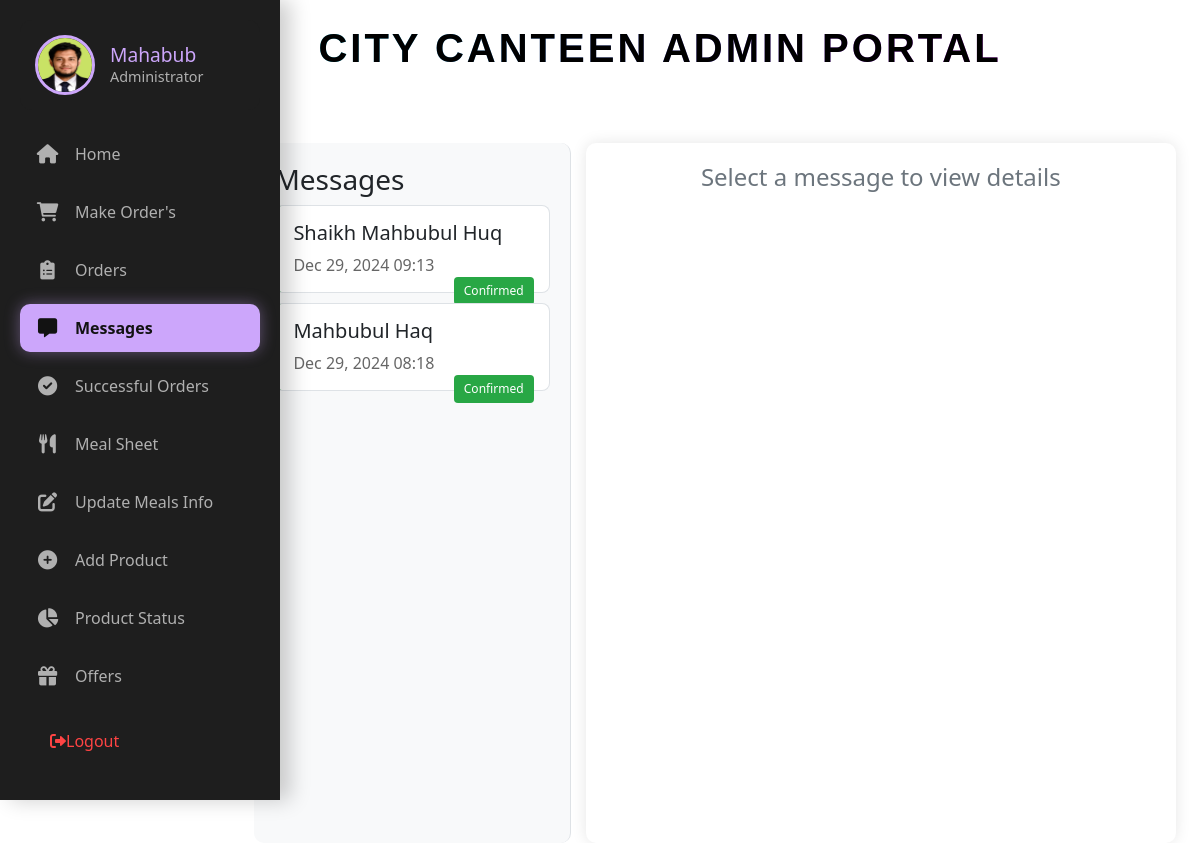
/model/message_management.php (signed in), run on the app's committed database.
### tables this page shows
CREATE TABLE `contact_queries` (
  `id` int(11) NOT NULL,
  `name` varchar(255) NOT NULL,
  `email` varchar(255) NOT NULL,
  `problem` enum('Deposit Problem','Food Problem','Delivery Problem','Packing Problem','Other') NOT NULL,
  `details` text DEFAULT NULL,
  `query` text DEFAULT NULL,
  `created_at` timestamp NOT NULL DEFAULT current_timestamp(),
  `status` varchar(255) NOT NULL DEFAULT 'Pending',
  `reply_message` text DEFAULT NULL
);

### model/message_management.php (the view, shortened to what this page needs)
<?php
include '../menu/adminmenu.php';
include '../db/db.php';
$query = "SELECT * FROM contact_queries ORDER BY created_at DESC";
$result = mysqli_query($conn, $query);
?>
<!DOCTYPE html>
<html lang="en">
<head>
    <link href="https://cdn.jsdelivr.net/npm/bootstrap@5.1.3/dist/css/bootstrap.min.css" rel="stylesheet">
</head>
<body>
    <div class="container-fluid">
        <div class="message-container">
            <div class="message-list">
                <h3>Messages</h3>
                <?php while ($row = mysqli_fetch_assoc($result)): ?>
                    <div class="message-item <?php echo $row['status']; ?>"
                         onclick="showMessage(<?php echo $row['id']; ?>)"
                         data-id="<?php echo $row['id']; ?>">
                        <h5><?php echo htmlspecialchars($row['name']); ?></h5>
                        <span class="date-text">
                            <?php echo date('M d, Y H:i', strtotime($row['created_at'])); ?>
                        </span>
                        <span class="custom-badge <?php echo $row['status']; ?>">
                            <?php echo ucfirst($row['status']); ?>
                        </span>
                    </div>
                <?php endwhile; ?>
            </div>
            <div class="message-detail" id="messageDetail">
                <div class="text-center text-muted">
                    <h4>Select a message to view details</h4>
                </div>
            </div>
        </div>
    </div>
</body>
</html>

### menu/adminmenu.php (shortened to what this page needs)
<?php
$admin_id = $_SESSION["user_id"] ?? null;
require_once '../db/db.php';
$admin_query = "SELECT name, profile_picture FROM admins WHERE id = ?";
$stmt = mysqli_prepare($conn, $admin_query);
mysqli_stmt_bind_param($stmt, "i", $admin_id);
mysqli_stmt_execute($stmt);
$admin_result = mysqli_stmt_get_result($stmt);
$admin = mysqli_fetch_assoc($admin_result);
?>
<!DOCTYPE html>
<html lang="en">
<head>
    <link href="https://cdn.jsdelivr.net/npm/bootstrap@5.3.0/dist/css/bootstrap.min.css" rel="stylesheet">
    <link href="https://cdnjs.cloudflare.com/ajax/libs/font-awesome/6.0.0-beta3/css/all.min.css" rel="stylesheet">
</head>
<body>
    <h1>City Canteen Admin Portal</h1>
    <aside class="sidebar">
        <div class="admin-profile">
            <?php if(!empty($admin['profile_picture'])): ?>
                <img src="<?php echo htmlspecialchars($admin['profile_picture']); ?>" alt="Admin Profile">
            <?php else: ?>
                <img src="default-avatar.png" alt="Default Profile">
            <?php endif; ?>
            <div class="admin-profile-info">
                <h3><?php echo htmlspecialchars($admin['name']); ?></h3>
                <p>Administrator</p>
            </div>
        </div>
        <ul class="nav-menu">
            <li>
                <a href="admin.php" class="<?php echo (basename($_SERVER['PHP_SELF']) == 'admin.php') ? 'active' : ''; ?>">
                    <i class="fa fa-home"></i>
                    Home
                </a>
            </li>
            <li>
                <a href="admin_order.php" class="<?php echo (basename($_SERVER['PHP_SELF']) == 'admin_order.php') ? 'active' : ''; ?>">
                <i class="fas fa-shopping-cart"></i> Make Order's
                </a>
            </li>
            <li>
                <a href="orders.php" class="<?php echo (basename($_SERVER['PHP_SELF']) == 'orders.php') ? 'active' : ''; ?>">
                    <i class="fas fa-clipboard-list"></i>
                    Orders
                </a>
            </li>
             <li>
                <a href="message_management.php" class="<?php echo (basename($_SERVER['PHP_SELF']) == 'message_management.php') ? 'active' : ''; ?>">
                    <i class="fa-solid fa-message"></i>
                    Messages
                </a>
            </li>
            <li>
                <a href="order_success.php" class="<?php echo (basename($_SERVER['PHP_SELF']) == 'order_success.php') ? 'active' : ''; ?>">
                    <i class="fas fa-check-circle"></i>
                    Successful Orders
                </a>
            </li>
            <li>
                <a href="meal-sheet.php" class="<?php echo (basename($_SERVER['PHP_SELF']) == 'meal-sheet.php') ? 'active' : ''; ?>">
                    <i class="fas fa-utensils"></i>
                    Meal Sheet
                </a>
            </li>
            <li>
                <a href="meal_update.php" class="<?php echo (basename($_SERVER['PHP_SELF']) == 'meal_update.php') ? 'active' : ''; ?>">
                    <i class="fas fa-edit"></i>
                    Update Meals Info
                </a>
            </li>
            <li>
                <a href="add_product.php" class="<?php echo (basename($_SERVER['PHP_SELF']) == 'add_product.php') ? 'active' : ''; ?>">
                    <i class="fas fa-plus-circle"></i>
                    Add Product
                </a>
            </li>
            <li>
                <a href="active_status.php" class="<?php echo (basename($_SERVER['PHP_SELF']) == 'active_status.php') ? 'active' : ''; ?>">
                    <i class="fas fa-chart-pie"></i>
                    Product Status
                </a>
            </li>
            <li>
                <a href="create_offer.php" class="<?php echo (basename($_SERVER['PHP_SELF']) == 'create_offer.php') ? 'active' : ''; ?>">
                    <i class="fa fa-gift"></i>
                    Offers
                </a>
            </li>
            <li>
                <a href="../model/admin_profile.php" class="<?php echo (basename($_SERVER['PHP_SELF']) == 'admin_profile.php') ? 'active' : ''; ?>">
                </a>
            </li>
        </ul>
        <div class="logout-btn">
            <a href="../model/logout.php">
                <i class="fas fa-sign-out-alt"></i>
                Logout
            </a>
        </div>
    </aside>
    <main class="content">
    </main>
</body>
</html>

### menu/adminmenu.php (style rules this page uses)
:root { --bg-primary: #121212; --bg-secondary: #1e1e1e; --text-primary: #ffffff; --text-secondary: #b0b0b0; --accent-primary: rgb(204, 166, 251); --accent-secondary: #03dac6; --error-color: #ff4444; }
* { margin: 0; padding: 0; box-sizing: border-box; }
body { font-family: 'Inter', 'Segoe UI', sans-serif; background-color: var(--bg-primary); color: var(--text-primary); line-height: 1.6; overflow-x: hidden; }
.sidebar { position: fixed; left: 0; top: 0; height: 100vh; width: 280px; background-color: var(--bg-secondary); padding: 20px; transition: transform 0.3s ease; z-index: 1000; box-shadow: 10px 0 20px rgba(0,0,0,0.2); overflow-y: auto; }
.admin-profile { position: sticky; top: 0; background: var(--bg-secondary); z-index: 10; padding: 15px; border-radius: 12px; margin-bottom: 20px; display: flex; align-items: center; transition: background 0.3s ease; }
.admin-profile img { width: 60px; height: 60px; border-radius: 50%; margin-right: 15px; border: 3px solid var(--accent-primary); }
.admin-profile-info { flex-grow: 1; }
.admin-profile-info h3 { margin: 0; font-size: 1.2rem; color: var(--accent-primary); }
.admin-profile-info p { margin: 0; color: var(--text-secondary); font-size: 0.9rem; }
.nav-menu { list-style: none; padding: 0; }
.nav-menu li { margin-bottom: 10px; }
.nav-menu a { display: flex; align-items: center; color: var(--text-secondary); text-decoration: none; padding: 12px 15px; border-radius: 10px; transition: all 0.3s ease; position: relative; }
.nav-menu a.active { background: var(--accent-primary); color: var(--bg-primary); font-weight: bold; box-shadow: 0 0 15px rgba(204, 166, 251, 0.4); }
.nav-menu a i { margin-right: 15px; font-size: 1.2rem; width: 25px; text-align: center; }
.logout-btn { position: sticky; bottom: 0; background: var(--bg-secondary); padding: 15px; margin-top: 25px; }
.logout-btn a { display: flex; align-items: center; color: #ff4444; text-decoration: none; padding: 12px 15px; border-radius: 5px; transition: all 0.3s ease; }
.content { margin-left: 280px; padding: 20px; transition: margin-left 0.3s ease; }
h1 { font-family: 'Arial', sans-serif; font-size: 3rem; color: #00ffea; text-align: center; text-transform: uppercase; letter-spacing: 3px; animation: glow 2s infinite alternate, float 4s infinite ease-in-out; background: linear-gradient(90deg, #00ffea, #ff00ff, #00ffea); background-size: 200% 200%; -webkit-background-clip: text; color: transparent; position: relative; overflow: hidden; margin-left: 10%; margin-top:2%; }

### model/message_management.php (style rules this page uses)
.message-container { display: flex; height: calc(100vh - 100px); margin-top: 2%; margin-left: 20%; }
.message-list { flex: 1; overflow-y: auto; padding: 20px; border-right: 1px solid #dee2e6; background-color: #f8f9fa; border-radius: 10px; margin-right: 15px; }
.message-detail { flex: 2; padding: 20px; overflow-y: auto; background-color: white; border-radius: 10px; box-shadow: 0 0 15px rgba(0,0,0,0.1); }
.message-item { padding: 15px; border: 1px solid #dee2e6; margin-bottom: 10px; border-radius: 8px; cursor: pointer; transition: all 0.3s ease; background-color: white; position: relative; }
.message-item.confirmed { border-left: 4px solid #28a745; }
h1 { margin-top: 2%; color: black; font-weight: 600; }
.date-text { display: block; margin-top: 5px; color: #666; }
.custom-badge { padding: 5px 10px; border-radius: 4px; font-size: 12px; font-weight: 500; float: right; }
.custom-badge.confirmed { background-color: #28a745 !important; color: #fff !important; }

### data on the page
contact_queries: name "Shaikh Mahbubul Huq", created_at "Dec 29, 2024 09:13", status "Confirmed"
contact_queries: name "Mahbubul Haq", created_at "Dec 29, 2024 08:18", status "Confirmed"

### other printed values
$admin['name'] "Mahabub"
